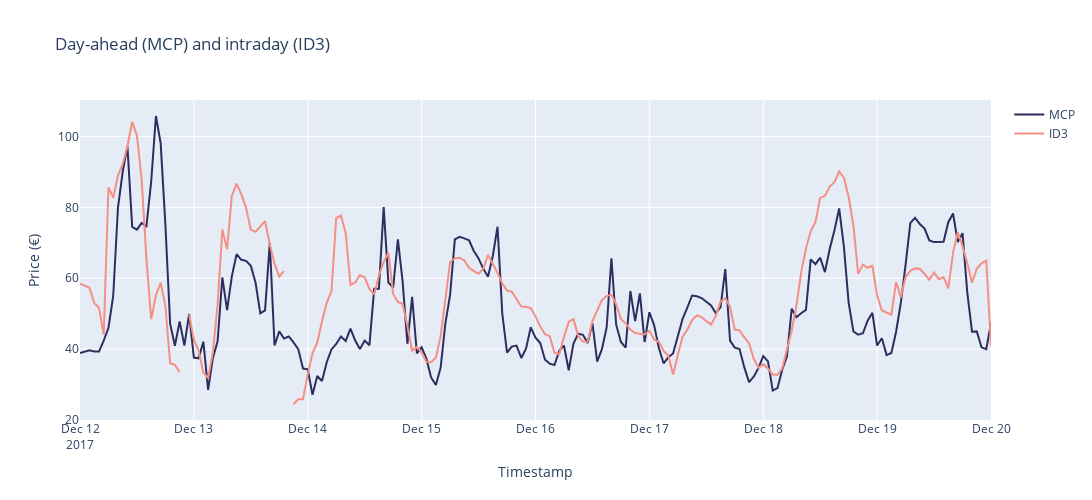

The code cell stored with this chart in its notebook:
### Code cell
daterange = ['2017.12.12', '2017.12.20']

fig1 = go.Scatter(      x = features[(features.index >= daterange[0]) & (features.index <= daterange[1])].index,
                        y = features[(features.index >= daterange[0]) & (features.index <= daterange[1])]['MCP'],
                        name = 'MCP',
                        line_color = hex_indigo,
                        # title = 'Log of Appliance Energy Consumption in Wh vs Time',
                    )

fig2 = go.Scatter(      x = features[(features.index >= daterange[0]) & (features.index <= daterange[1])].index,
                        y = features[(features.index >= daterange[0]) & (features.index <= daterange[1])]['ID3'],
                        name = 'ID3',
                        line_color = hex_salmon,
                        # title = 'Log of Appliance Energy Consumption in Wh vs Time',
                    )

data = [fig1, fig2]

fig = go.Figure(data = data)

fig.update_layout(      autosize = False,
                        width = 1250,
                        height = 500,
    
                        title = 'Day-ahead (MCP) and intraday (ID3)',
                        xaxis_title = 'Timestamp',
                        yaxis_title = 'Price (€)'
                    )

fig.show()

### Figure 1 — Plotly figure (JSON) as saved in the notebook; plotly's stock layout.template omitted (floating-point values rounded to 4 significant figures; data arrays with more than 128 entries replaced by an {"elided": "..."} marker saying what was removed)
{"data": [{"line": {"color": "#2D2E5F"}, "name": "MCP", "type": "scatter", "x": {"elided": "193 str values"}, "y": {"elided": "193 float values"}}, {"line": {"color": "#F68F83"}, "name": "ID3", "type": "scatter", "x": {"elided": "193 str values"}, "y": {"elided": "193 float values"}}], "layout": {"autosize": false, "height": 500, "title": {"text": "Day-ahead (MCP) and intraday (ID3)"}, "width": 1250, "xaxis": {"title": {"text": "Timestamp"}}, "yaxis": {"title": {"text": "Price (€)"}}}}
